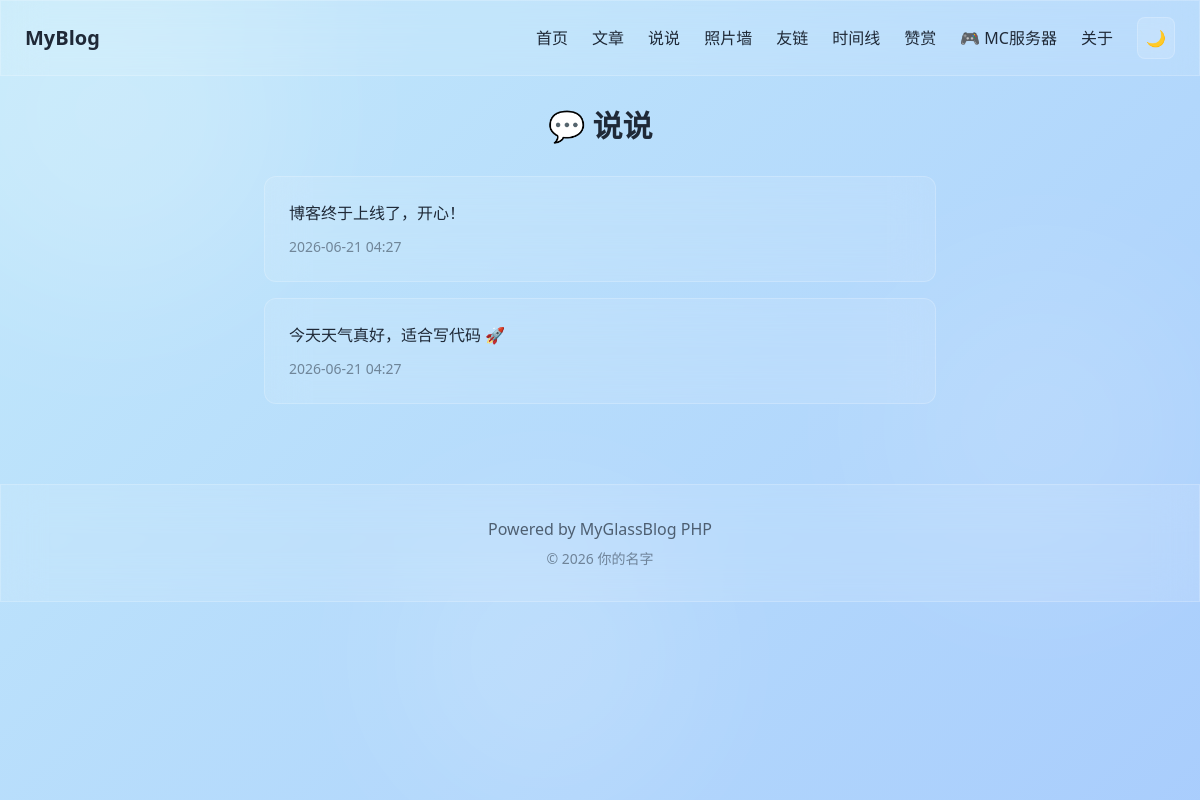
/chatter.php, run on an earlier commit of the app's database.
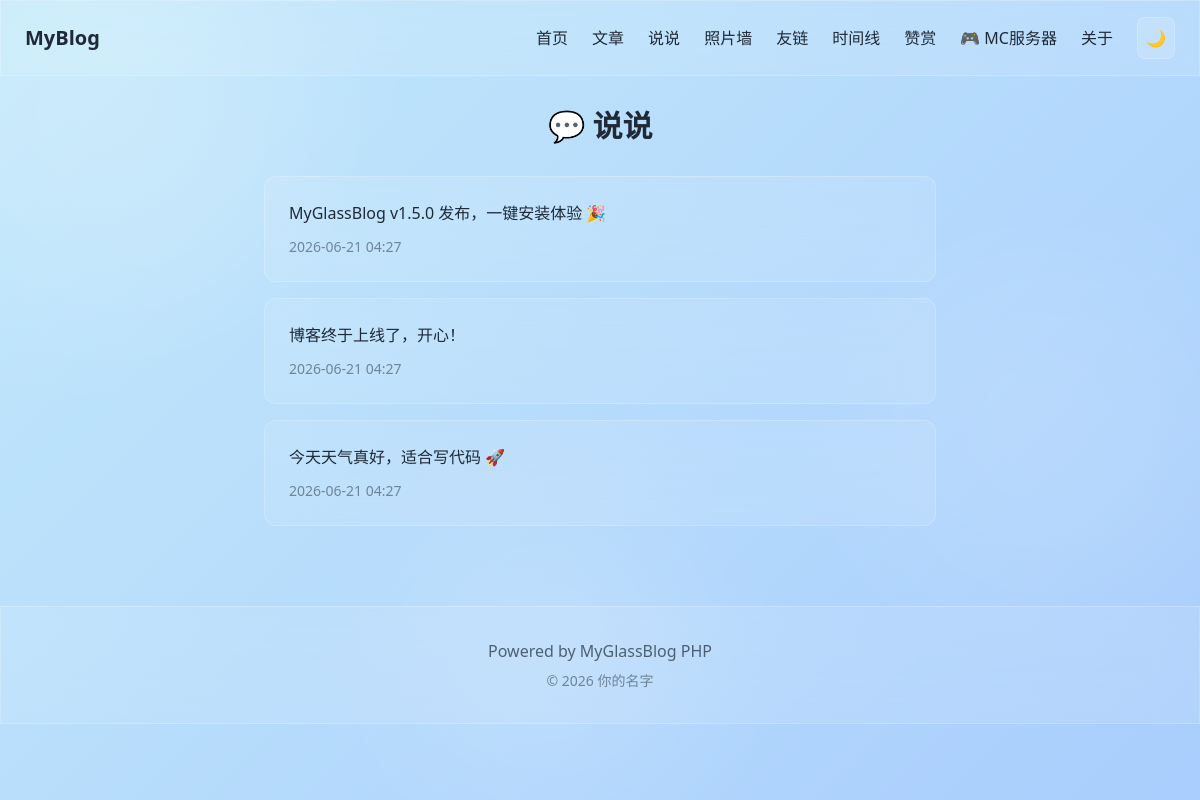
And on a later commit of the database.
### tables this page shows
CREATE TABLE `chatters` (
  `id` int(11) UNSIGNED NOT NULL AUTO_INCREMENT,
  `content` text NOT NULL COMMENT '内容',
  `images` varchar(2000) NOT NULL DEFAULT '' COMMENT '图片URL（JSON数组）',
  `created_at` timestamp NOT NULL DEFAULT CURRENT_TIMESTAMP,
  PRIMARY KEY (`id`),
  KEY `idx_created` (`created_at`)
);

### includes/Database.php (called while the page is built, shortened)
<?php
class Database {
    private static $instance = null;
    private $pdo;
    private function __construct() {
        $config = require __DIR__ . '/config.php';
        $dsn = sprintf(
            'mysql:host=%s;port=%d;dbname=%s;charset=%s',
            $config['db_host'],
            $config['db_port'],
            $config['db_name'],
            $config['db_charset']
        );
        $options = [
            PDO::ATTR_ERRMODE => PDO::ERRMODE_EXCEPTION,
            PDO::ATTR_DEFAULT_FETCH_MODE => PDO::FETCH_ASSOC,
            PDO::ATTR_EMULATE_PREPARES => false,
        ];
        try {
            $this->pdo = new PDO($dsn, $config['db_user'], $config['db_pass'], $options);
        } catch (PDOException $e) {
            if ($config['debug']) {
                die('数据库连接失败: ' . $e->getMessage());
            }
            die('数据库连接失败，请检查配置文件');
        }
    }
    public static function getInstance() {
        if (self::$instance === null) {
            self::$instance = new self();
        }
        return self::$instance;
    }
    public function query($sql, $params = []) {
        $stmt = $this->pdo->prepare($sql);
        $stmt->execute($params);
        return $stmt->fetchAll();
    }
}

### config.php (called while the page is built)
<?php
return [
    'db_host' => 'localhost',
    'db_port' => 3306,
    'db_name' => 'myglassblog',
    'db_user' => 'root',
    'db_pass' => '',
    'db_charset' => 'utf8mb4',
    'site_url' => '',
    'upload_dir' => 'uploads',
    'debug' => false,
    'posts_per_page' => 10,
    'chatters_per_page' => 20,
    'photos_per_page' => 30,
];

### includes/Settings.php (called while the page is built, shortened)
<?php
class Settings {
    private $db;
    private $cache = [];
    public function __construct() {
        $this->db = Database::getInstance();
        $this->loadAll();
    }
    private function loadAll() {
        $rows = $this->db->query("SELECT site_key, site_value FROM settings");
        foreach ($rows as $row) {
            $this->cache[$row['site_key']] = $row['site_value'];
        }
    }
    public function get($key, $default = '') {
        return $this->cache[$key] ?? $default;
    }
}

### includes/functions.php (called while the page is built, shortened)
<?php
require_once __DIR__ . '/Database.php';
require_once __DIR__ . '/Settings.php';
require_once __DIR__ . '/Chatter.php';
function site_url($path = '') {
    $config = require __DIR__ . '/../config.php';
    $baseUrl = $config['site_url'];
    if (empty($baseUrl)) {
        $protocol = isset($_SERVER['HTTPS']) && $_SERVER['HTTPS'] === 'on' ? 'https' : 'http';
        $baseUrl = $protocol . '://' . $_SERVER['HTTP_HOST'];
    }
    return rtrim($baseUrl, '/') . '/' . ltrim($path, '/');
}
function site_config() {
    static $settings = null;
    if ($settings === null) {
        $settings = new Settings();
    }
    return $settings;
}
function format_time($datetime, $format = 'Y-m-d H:i') {
    return date($format, strtotime($datetime));
}
function e($text) {
    return htmlspecialchars($text, ENT_QUOTES, 'UTF-8');
}

### includes/Chatter.php (called while the page is built, shortened)
<?php
class Chatter {
    private $db;
    public function __construct() {
        $this->db = Database::getInstance();
    }
    public function getList($page = 1, $perPage = 20) {
        $offset = ($page - 1) * $perPage;
        $sql = "SELECT * FROM chatters ORDER BY created_at DESC LIMIT ?, ?";
        return $this->db->query($sql, [$offset, $perPage]);
    }
}

### chatter.php (the view, shortened to what this page needs)
<?php
require_once __DIR__ . '/includes/functions.php';
$settings = site_config();
$chatterModel = new Chatter();
$page = isset($_GET['page']) ? max(1, intval($_GET['page'])) : 1;
$perPage = intval($settings->get('chatters_per_page', 20));
$chatters = $chatterModel->getList($page, $perPage);
require_once __DIR__ . '/templates/header.php';
?>
<h1 class="text-3xl font-bold mb-8 text-center">💬 说说</h1>
<div class="max-w-2xl mx-auto space-y-4">
    <?php if (empty($chatters)): ?>
        <div class="glass rounded-xl p-8 text-center opacity-70">
            暂无说说
        </div>
    <?php else: ?>
        <?php foreach ($chatters as $chatter): ?>
            <div class="glass rounded-xl p-6">
                <div class="whitespace-pre-wrap mb-3"><?= e($chatter['content']) ?></div>
                <div class="text-sm opacity-50"><?= format_time($chatter['created_at'], 'Y-m-d H:i') ?></div>
            </div>
        <?php endforeach; ?>
    <?php endif; ?>
</div>
<?php require_once __DIR__ . '/templates/footer.php'; ?>

What changed in the data, as far as the page shows it:
added chatters: content "MyGlassBlog v1.5.0 发布，一键安装体验 🎉", created_at "2026-06-21 04:27"
